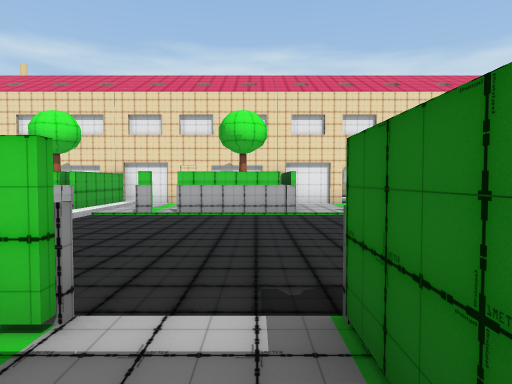
[1] (above)

24 first-person views from a walk through a scene from a Unity 3-D project. The camera is 1.5 m above the floor, tilts 2° down and sees 75° across. The floor is counted in squares, 2 m on a side. Each view is taken from the middle of a square. On the plan, view 1 faces up. The plan holds only what a view shows up to about 11 squares ahead; the rest is blank. The place goes on beyond the plan. The player is left out. Some surface patterns are stand-ins.

[2]
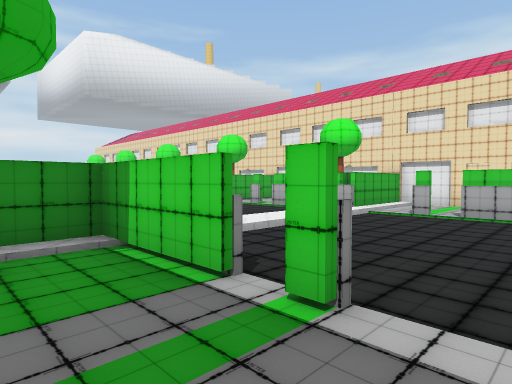

[3]
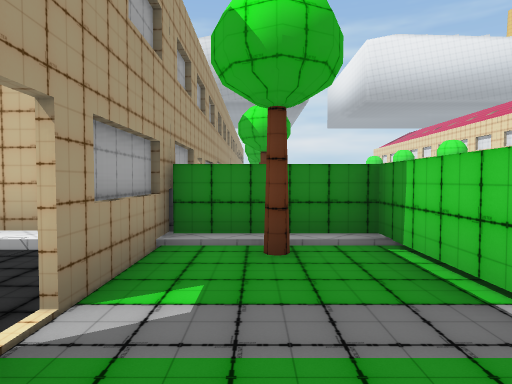

[4]
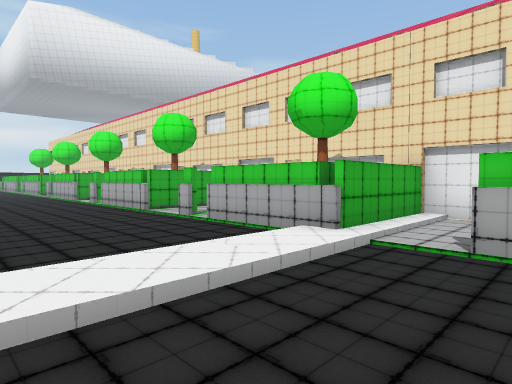

[5]
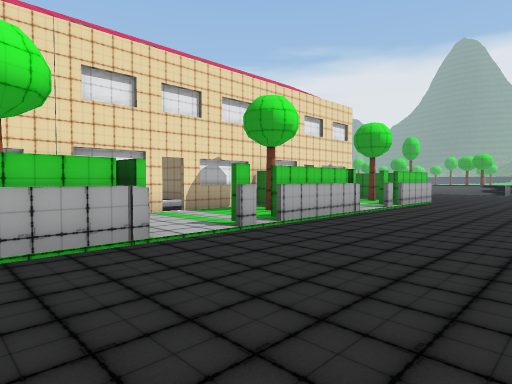

[6]
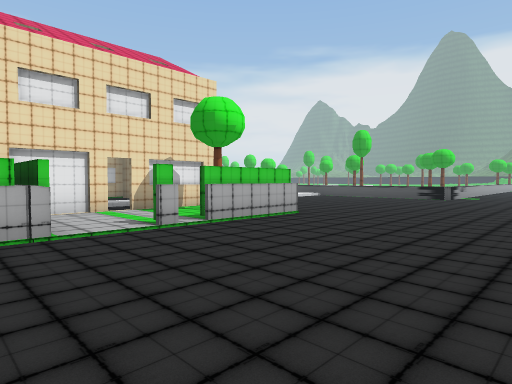

[7]
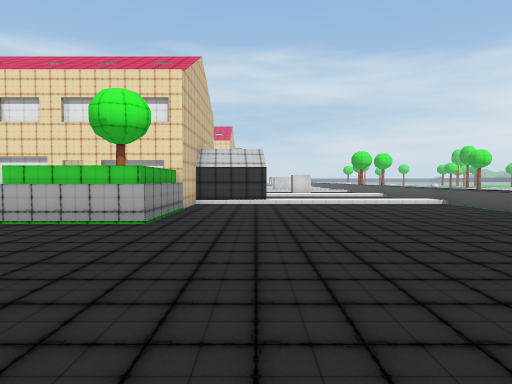

[8]
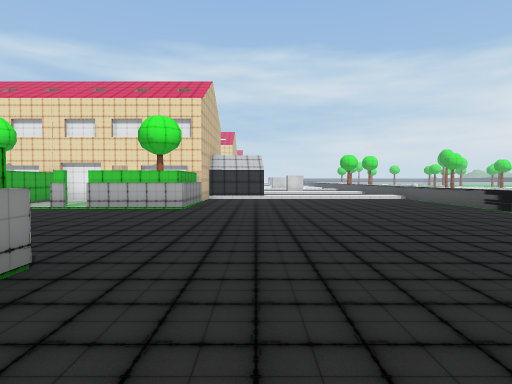

[9]
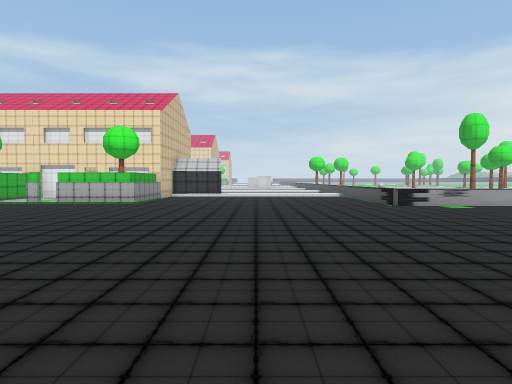

[10]
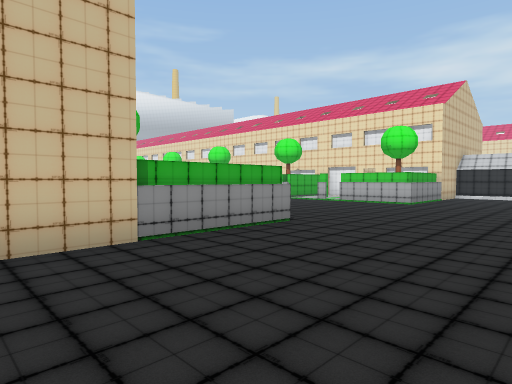

[11]
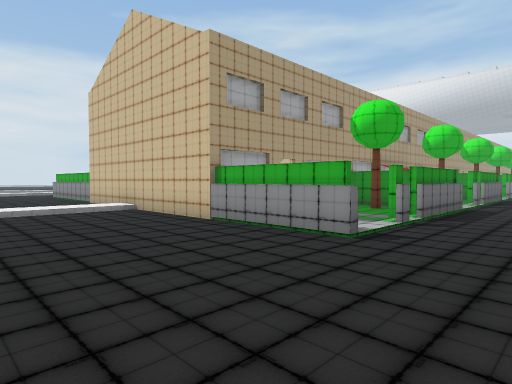

[12]
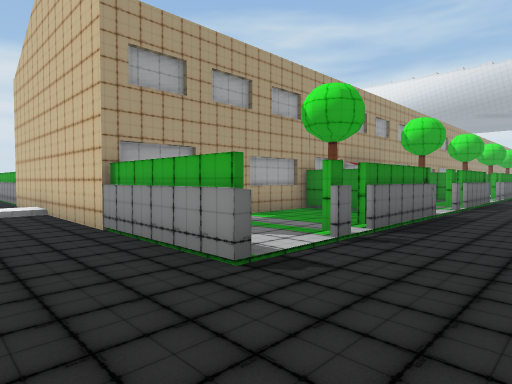

[13]
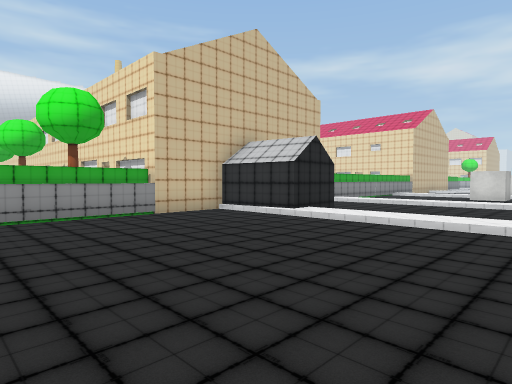

[14]
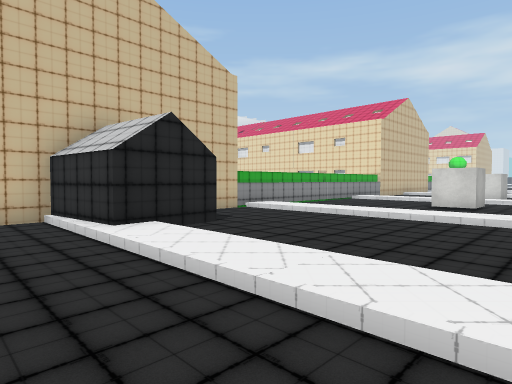

[15]
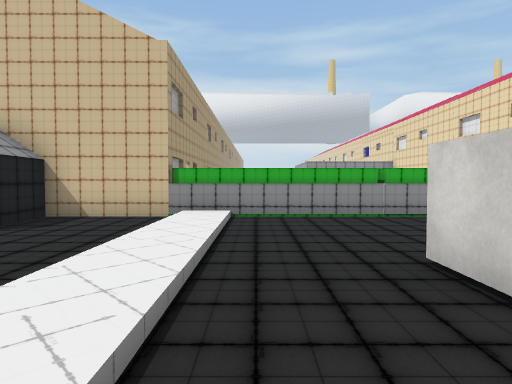

[16]
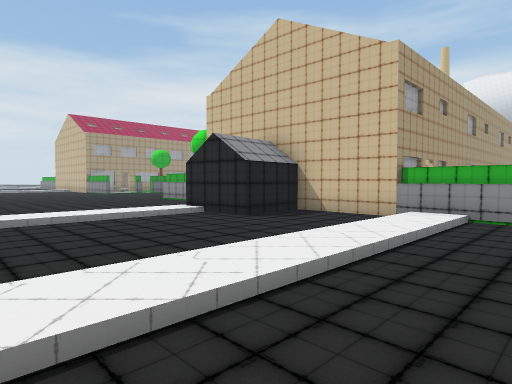

[17]
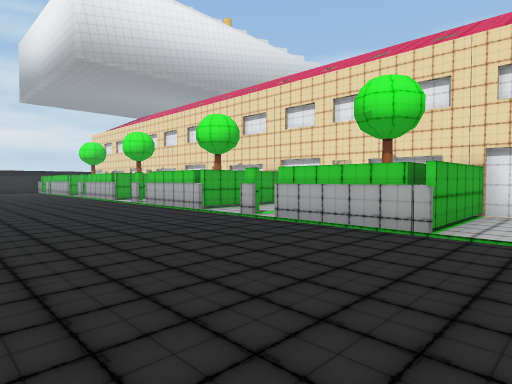

[18]
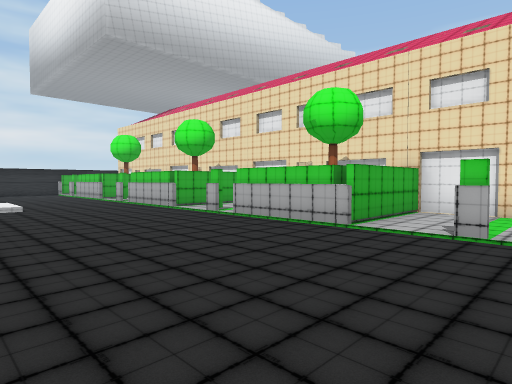

[19]
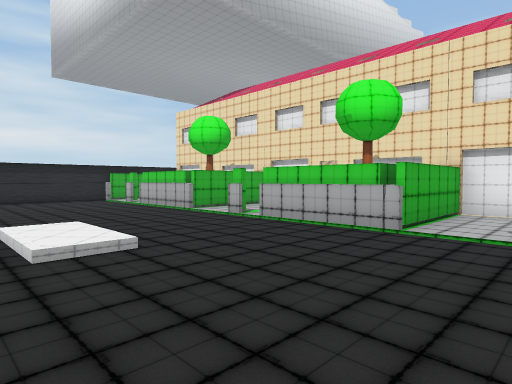

[20]
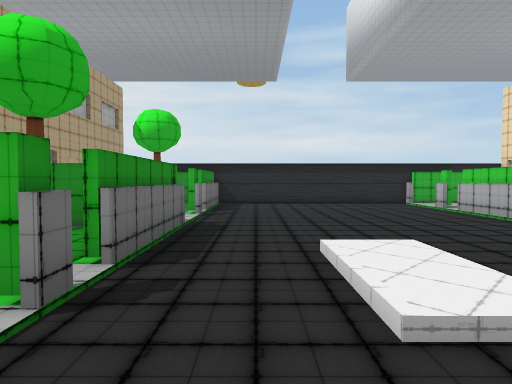

[21]
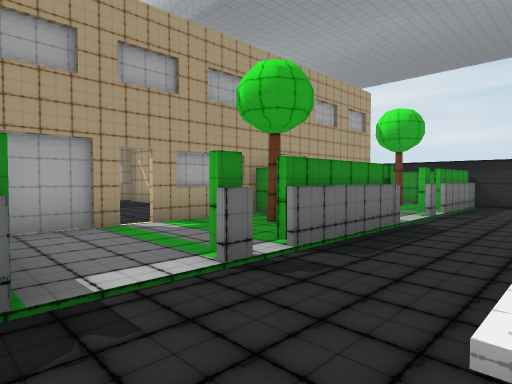

[22]
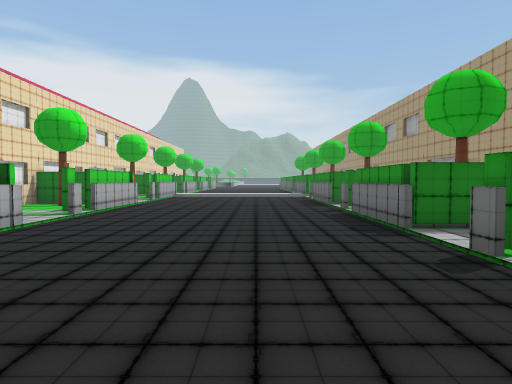

[23]
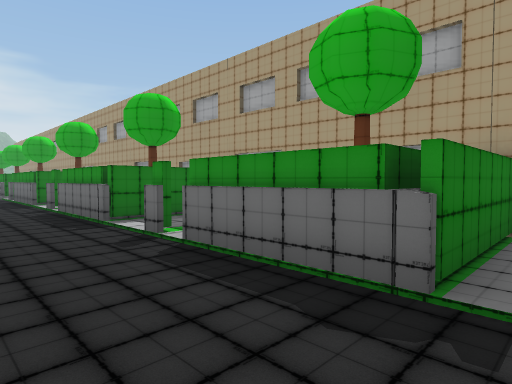

[24]
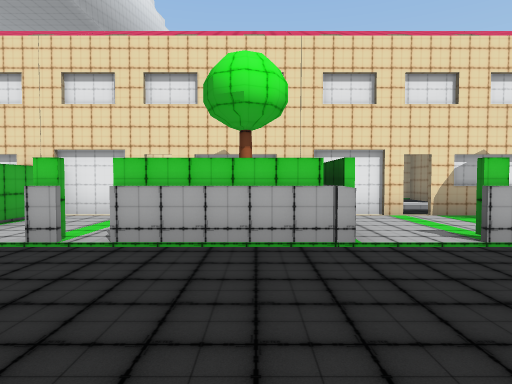

### Floor plan
Key: @ floor where view 1 was taken; # wall or solid block; x gap in a wall; . main floor; : floor 0.25 m higher than the main floor; / step, stairs or slope; H house; C cube; O other object.
Columns run from 31 left of view 1 to 18 right of it. Each row starts with its distance up from view 1.
 21                                           #...CC.
 20                                           #.......
 19                                           #.......
 18                                           #:::::::
 17                                           #.......
 16                                           #.......
 15                                           #.O.....
 14                                             #.....
 13               OOH                 OO    OOHOO:::::
 12                            O              #.......
 11       ##   ####H### H##   OH#   #########H#.......
 10       #.   #... #....#.   #/..  #....#....#.......
  9 #     #..  #..  #...##.   #/..  #...##... #.......
  8 #..x###..###..###.#x##..x##//x###..###..###.......
  7 #.........................//......................
  6 #.........................//......................
  5 #.........................//......................
  4 #.......::.............. .//......................
  3 #.......................   /......................
  2 ###x..##x#.###..###..###  ###x..##x#.###..........
  1 #.... #....#  ..#    #    #/....#... #....#.......
  0  #    ##...#    #         #//..@#    ##.. #.......
 -1  HHH  ####.#              #HHH   HOO ###  #......
 -2                           H               #.....
 -3                           H               #....
 -4                           H               #...

Where each view was taken, in squares from view 1:
view 1: 0 up, 0 right, facing up
view 2: 0 up, 0 right, facing up-left
view 3: 0 up, 0 right, facing left
view 4: 4 up, 2 left, facing up-left
view 5: 4 up, 1 left, facing up-right
view 6: 3 up, 5 right, facing up-right
view 7: 2 up, 13 right, facing up
view 8: 1 down, 13 right, facing up
view 9: 3 down, 15 right, facing up
view 10: 3 down, 15 right, facing up-left
view 11: 4 up, 15 right, facing down-left
view 12: 4 up, 13 right, facing down-left
view 13: 7 up, 18 right, facing up-left
view 14: 11 up, 18 right, facing up-left
view 15: 19 up, 18 right, facing left
view 16: 20 up, 18 right, facing down-left
view 17: 3 up, 8 left, facing up-left
view 18: 3 up, 12 left, facing up-left
view 19: 3 up, 18 left, facing up-left
view 20: 3 up, 20 left, facing left
view 21: 4 up, 20 left, facing down-left
view 22: 4 up, 20 left, facing right
view 23: 4 up, 21 left, facing down-right
view 24: 4 up, 21 left, facing up
